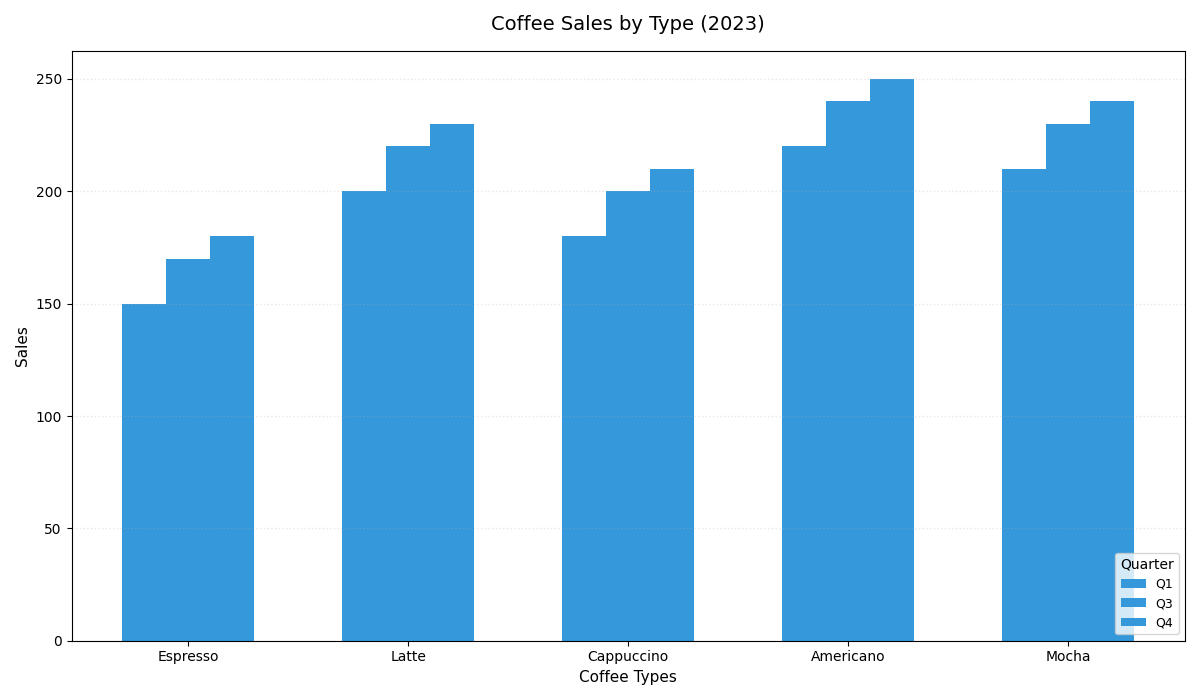

Write the Python code that produced this figure.
import matplotlib.pyplot as plt
import numpy as np

coffee_types = ['Espresso', 'Latte', 'Cappuccino', 'Americano', 'Mocha']

sales_Q1 = [150, 200, 180, 220, 210]
sales_Q3 = [170, 220, 200, 240, 230]
sales_Q4 = [180, 230, 210, 250, 240]

data = [sales_Q1, sales_Q3, sales_Q4]

x = np.arange(len(coffee_types))
fig, ax = plt.subplots(figsize=(12, 7))
width = 0.2

single_color = '#3498db'  # Consistent color for all groups

for i, sales in enumerate(data):
    rects = ax.bar(x + i * width, sales, width, 
                   label=f'Q{i+1 if i < 1 else i+2}', color=single_color)
    for rect in rects:
        height = rect.get_height()
        ax.annotate(f'{height}', xy=(rect.get_x() + rect.get_width() / 2, height),
                    xytext=(0, 3), textcoords="offset points", ha='center', va='bottom', fontsize=8, color='white')

ax.set_title('Coffee Sales by Type (2023)', fontsize=14, fontweight='medium', pad=15)
ax.set_xlabel('Coffee Types', fontsize=11)
ax.set_ylabel('Sales', fontsize=11)
ax.set_xticks(x + width)
ax.set_xticklabels(coffee_types, fontsize=10)

ax.legend(title='Quarter', fontsize=9, loc='lower right')

ax.yaxis.grid(True, linestyle=':', linewidth=1, alpha=0.3)

plt.tight_layout()
plt.show()
